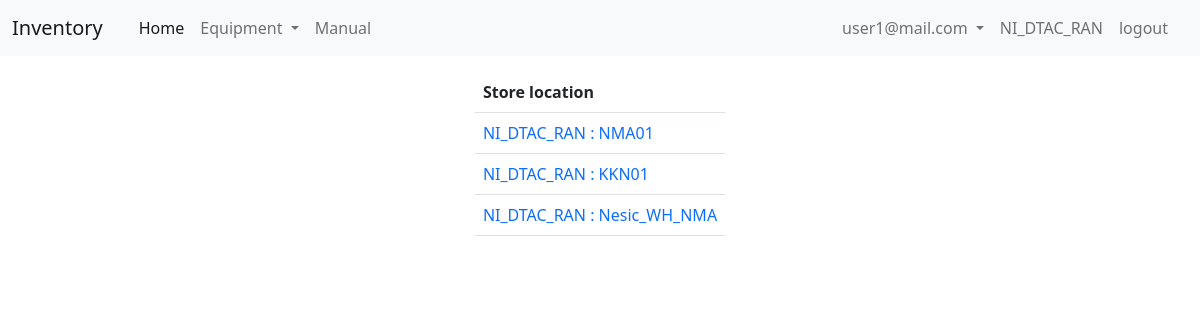
/equipment (signed in), run on an earlier commit of the app's database.
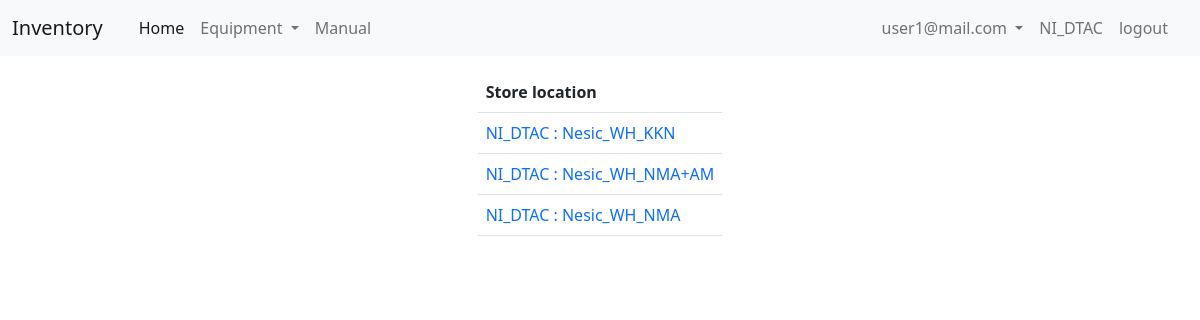
And on a later commit of the database.
### tables this page shows
CREATE TABLE "tb_store" (
	"no"	INTEGER NOT NULL,
	"access"	TEXT,
	"store"	TEXT,
	PRIMARY KEY("no")
);

### app_equipment.py (the view)
@app_equipment.route("/equipment")
def page_equipment():
    if "email" not in session:
        return redirect("/login")
    else:
        access_name = session["access"]
        con = sqlite3.connect("db/db.db")
        cur = con.cursor()
        sql = 'select * from tb_store where access = "{}"'.format(access_name)
        curs = cur.execute(sql)
        store_name = curs.fetchall()
        con.close()
        return render_template("equipment/equipment.html", store_name=store_name, access_name=access_name)

### templates/equipment/equipment.html (shortened to what this page needs)
<!DOCTYPE html>
<html lang="en">
<head>
    <link rel="stylesheet" href="/static/css/bootstrap_5-2-2.css">
</head>
<body>
    {% include "/menu.html" %}
    <div class="container d-flex justify-content-center">
        <table class="table mt-3" style="width: auto;">
            <thead>
                <tr>
                    <th scope="col">Store location</th>
                </tr>
            </thead>
            <tbody>
                {% for row in store_name %}
                <tr>
                    <td><a href="/equipment/{{access_name}}/{{row[2]}}" style="text-decoration: none;">{{access_name}} : {{row[2]}}</a></td>
                </tr>
                {% endfor %}
            </tbody>
        </table>
    </div>
</body>
</html>

What changed in the data, as far as the page shows it:
removed tb_store: access "NI_DTAC_RAN", store "NMA01"
removed tb_store: access "NI_DTAC_RAN", store "Nesic_WH_NMA"
added tb_store: access "NI_DTAC", store "Nesic_WH_KKN"
added tb_store: access "NI_DTAC", store "Nesic_WH_NMA+AM"
changed tb_store: access "NI_DTAC_RAN" → "NI_DTAC"; store "KKN01" → "Nesic_WH_NMA"
Also different on the page:
{{ session["access"] }}: "NI_DTAC_RAN" → "NI_DTAC"
